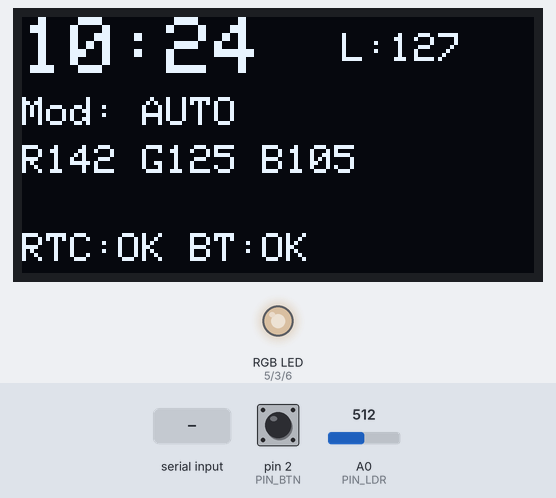
A program run on a simulated Arduino Uno, built with avr-gcc and run on an emulated ATmega328P. Shown: 128×64 one-colour display, an RGB LED mixed from three pins (HIGH = lit). Inputs (shaded band) come from the test bench; at power-on: pin 2 (PIN_BTN) HIGH, A0 (PIN_LDR) = 512. Dim RGB values are drawn brighter than linear; the local clock reads 2024-03-15 10:24:30 at power-on unless the program sets it; what the program prints to the serial monitor is not drawn.

Above: at 2.2 s.
2.3 s: pin 2 (PIN_BTN) pulled LOW for 3.2 s
At 7.2 s:
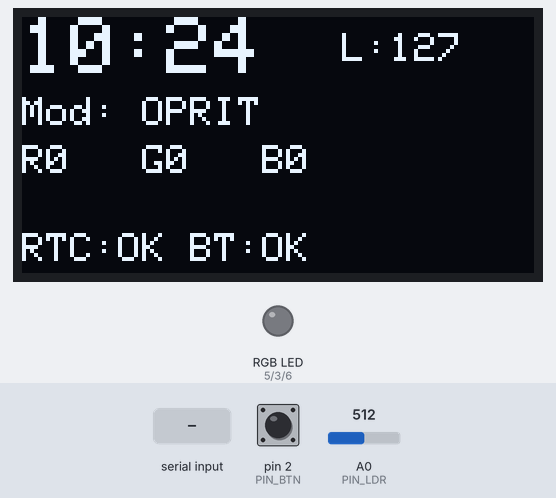
7.5 s: "WARM\n" received over Serial
At 9.0 s:
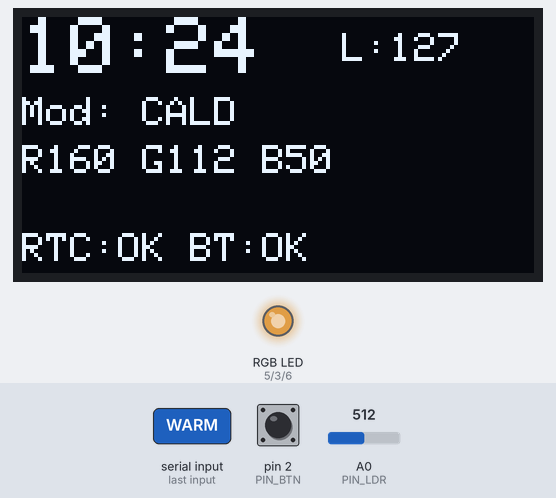
9.5 s: "90 45 200\n" received over Serial
At 10.4 s:
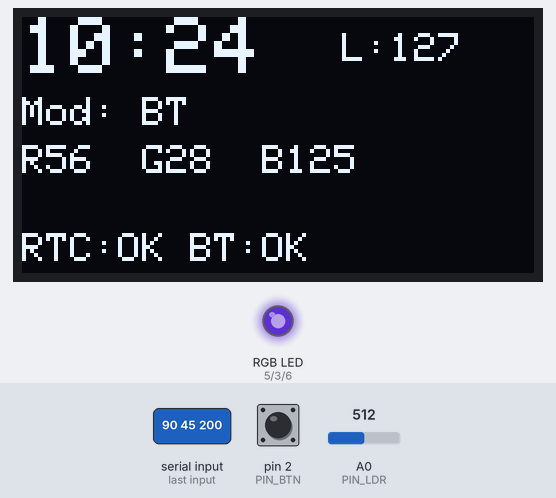
11.5 s: "COOL\n" received over Serial
At 13.2 s:
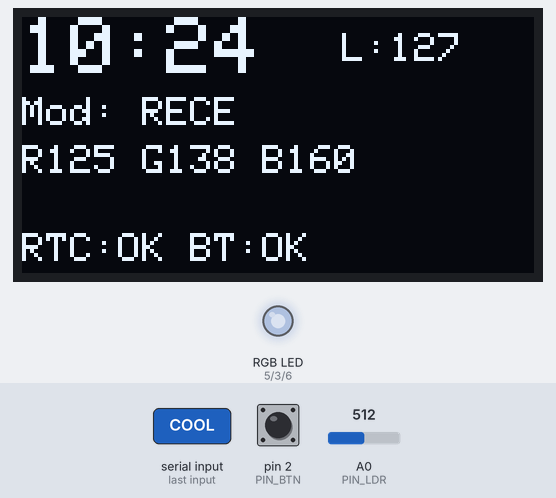
13.5 s: A0 (PIN_LDR) set to 420
At 14.7 s:
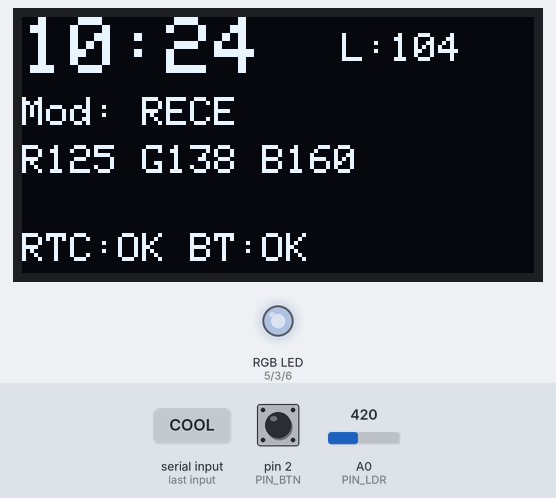
15.5 s: A0 (PIN_LDR) set to 394
At 17.4 s:
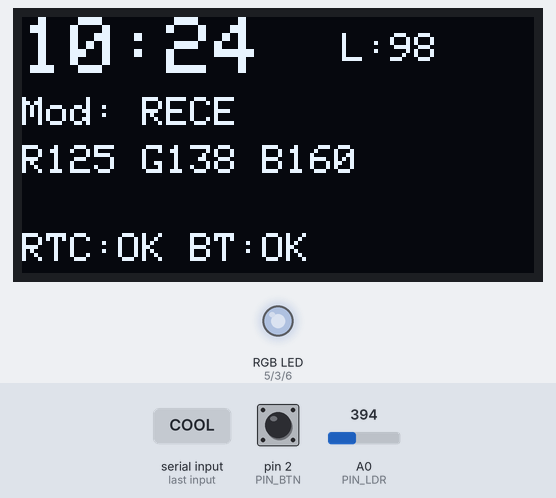
Timing chart, 0 to 18.9 s (numbered marks = the images above; inputs shaded):
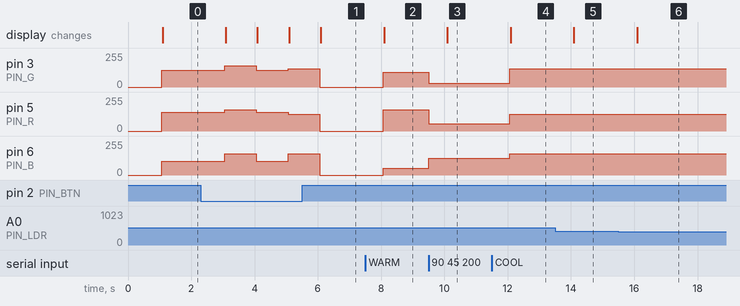

Measured:
- after the input at 2.3 s, pin 3 (PIN_G): 125/255 → 160/255 after 0.76 s, → 125/255 1.0 s later, → 138/255 1.0 s later, → 0/255 1.0 s later; pin 5 (PIN_R): 142/255 → 160/255 after 0.76 s, → 142/255 1.0 s later, → 125/255 1.0 s later, → 0/255 1.0 s later
- after the input at 7.5 s, pin 3 (PIN_G): 0/255 → 112/255 after 0.56 s; pin 5 (PIN_R): 0/255 → 160/255 after 0.56 s; pin 6 (PIN_B): 0/255 → 50/255 after 0.56 s; the display: changes after 0.59 s (image 2)
- after the input at 9.5 s, pin 3 (PIN_G): 112/255 → 28/255 at once; pin 5 (PIN_R): 160/255 → 56/255 at once; pin 6 (PIN_B): 50/255 → 125/255 at once; the display: changes after 0.59 s (image 3)
- after the input at 11.5 s, pin 3 (PIN_G): 28/255 → 138/255 after 0.56 s; pin 5 (PIN_R): 56/255 → 125/255 after 0.56 s; pin 6 (PIN_B): 125/255 → 160/255 after 0.56 s; the display: changes after 0.59 s (image 4)
- after the input at 13.5 s, the display: changes after 0.59 s (image 5)
- after the input at 15.5 s, the display: changes after 0.59 s (image 6)

The program:

main.cpp
```cpp
#include <Arduino.h>
#include <Wire.h>
#include <RTClib.h>
#include <SPI.h>
#include <Adafruit_GFX.h>
#include <Adafruit_SSD1306.h>

// Pini
#define PIN_R   5    // PD5 OC0B Timer0
#define PIN_G   3    // PD3 OC2B Timer2
#define PIN_B   6    // PD6 OC0A Timer0
#define PIN_BTN 2
#define PIN_LDR A0
#define PIN_DC  7
#define PIN_CS  10
#define PIN_RST 4

// Profile de baza pentru interpolare liniara
// t=0: RECE (lumina alba-albastruie, dimineata/zi)
// t=255: CALD (lumina galbena-portocalie, seara/noapte)
#define RECE_R 200
#define RECE_G 220
#define RECE_B 255
#define CALD_R 255
#define CALD_G 180
#define CALD_B  80

// Limita globala de luminozitate: 0-255
#define MAX_BRIGHT 160

// Moduri disponibile:
// AUTO: LDR determina culoarea
// TIME: RTC determina culoarea
// WARM: fix CALD
// COOL: fix RECE
// WHITE: alb pur
// OFF: stins
// BT: culoare primita prin Bluetooth
enum Mode { MODE_AUTO, MODE_WARM, MODE_COOL, MODE_WHITE, MODE_TIME, MODE_OFF, MODE_BT };

uint8_t       modeIdx     = 0;
Mode          currentMode = MODE_AUTO;
bool          rtcOk = false, oledOk = false;
unsigned long lastBtActivity = 0;

uint8_t btR = 255, btG = 200, btB = 100;

// Butonul schimba primele 6 moduri
static const Mode        modeSeq[]   = {MODE_AUTO, MODE_WARM, MODE_COOL, MODE_WHITE, MODE_TIME, MODE_OFF};
static const char* const modeNames[] = {"AUTO", "CALD", "RECE", "ALB", "TIME", "OPRIT", "BT"};

// Configurare PWM pe Timer0 si Timer2
void pwmSetup() {
    TCCR0A |= (1 << COM0A1) | (1 << COM0B1);
    OCR0A = OCR0B = 0;
    DDRD |= (1 << PD6) | (1 << PD5);

    TCCR2A = (1 << COM2B1) | (1 << WGM21) | (1 << WGM20);
    TCCR2B = (1 << CS21);
    OCR2B = 0;
    DDRD |= (1 << PD3);
}

void setRGB(uint8_t r, uint8_t g, uint8_t b) {
    if (r == 0) { TCCR0A &= ~(1 << COM0B1); PORTD &= ~(1 << PD5); }
    else        { TCCR0A |=  (1 << COM0B1); OCR0B = r; }

    if (g == 0) { TCCR2A &= ~(1 << COM2B1); PORTD &= ~(1 << PD3); }
    else        { TCCR2A |=  (1 << COM2B1); OCR2B = g; }

    if (b == 0) { TCCR0A &= ~(1 << COM0A1); PORTD &= ~(1 << PD6); }
    else        { TCCR0A |=  (1 << COM0A1); OCR0A = b; }
}

// Interpolare liniara: returneaza a cand t=0, b cand t=255
uint8_t lerp(uint8_t a, uint8_t b, uint8_t t) {
    return (uint8_t)(a + (int16_t)(b - a) * t / 255);
}

// Scaleaza orice valoare 0-255 la intervalul 0-MAX_BRIGHT
uint8_t cap(uint8_t v) {
    return (uint8_t)((uint16_t)v * MAX_BRIGHT / 255);
}

// Calculeaza factorul de caldura in functie de ora
uint8_t hourWarmth(uint8_t h) {
    if (h >= 22 || h < 6) return 255;
    if (h < 18) return 0;
    return (uint8_t)((uint16_t)(h - 18) * 255 / 4);
}

// Citeste si valideaza un input pe buton
void checkButton() {
    static unsigned long lowSince = 0, lastPress = 0;
    static bool wasLow = false;

    bool isLow = (digitalRead(PIN_BTN) == LOW);
    if (isLow && !wasLow) { lowSince = millis(); wasLow = true; }
    if (!isLow) wasLow = false;

    if (wasLow && millis() - lowSince >= 30 && millis() - lastPress >= 300) {
        lastPress = millis();
        wasLow = false;
        modeIdx = (modeIdx + 1) % 6;
        currentMode = modeSeq[modeIdx];
        Serial.print(F("BTN: ")); Serial.println(modeNames[modeIdx]);
    }
}

uint8_t readLDR() {
    return (uint8_t)map(analogRead(PIN_LDR), 0, 1023, 0, 255);
}

// RTC DS3231
RTC_DS3231 rtc;
void rtcSetup() {
    rtcOk = rtc.begin();
    if (rtcOk && rtc.lostPower())
        rtc.adjust(DateTime(F(__DATE__), F(__TIME__)));
}

// OLED SSD1306 128x64, interfata SPI hardware
Adafruit_SSD1306 display(128, 64, &SPI, PIN_DC, PIN_RST, PIN_CS);
void oledSetup() { oledOk = display.begin(SSD1306_SWITCHCAPVCC); }

void updateOLED(uint8_t r, uint8_t g, uint8_t b, uint8_t ldr, uint8_t h, uint8_t m) {
    if (!oledOk) return;
    display.clearDisplay();
    display.setTextColor(SSD1306_WHITE);

    display.setTextSize(2);
    display.setCursor(0, 0);
    char tbuf[6]; sprintf(tbuf, "%02d:%02d", h, m);
    display.print(tbuf);

    display.setTextSize(1);
    display.setCursor(80, 4);
    display.print("L:"); display.print(ldr);

    display.setCursor(0, 20);
    display.print("Mod: "); display.print(modeNames[modeIdx]);

    display.setCursor(0, 32);
    char rbuf[17]; sprintf(rbuf, "R%-3d G%-3d B%-3d", r, g, b);
    display.print(rbuf);

    display.setCursor(0, 54);
    display.print(rtcOk ? "RTC:OK " : "RTC:-- ");
    display.print((millis() - lastBtActivity < 30000) ? "BT:OK" : "BT:--");

    display.display();
}

// Modul Bluetooth HC-06
static char    btBuf[20];
static uint8_t btIdx = 0;

void parseBT() {
    while (Serial.available()) {
        char c = (char)Serial.read();
        if (c == '\n' || c == '\r') {
            btBuf[btIdx] = '\0';
            btIdx = 0;

            int r, g, b;
            if (sscanf(btBuf, "%d %d %d", &r, &g, &b) == 3) {
                btR = (uint8_t)constrain(r, 0, 255);
                btG = (uint8_t)constrain(g, 0, 255);
                btB = (uint8_t)constrain(b, 0, 255);
                currentMode = MODE_BT;
                modeIdx = 6;
                lastBtActivity = millis();
                Serial.print(F("BT RGB: "));
                Serial.print(btR); Serial.print(' ');
                Serial.print(btG); Serial.print(' ');
                Serial.println(btB);
            } else {
                bool valid = true;
                if      (!strcmp(btBuf, "AUTO"))  { currentMode = MODE_AUTO;  modeIdx = 0; }
                else if (!strcmp(btBuf, "WARM"))  { currentMode = MODE_WARM;  modeIdx = 1; }
                else if (!strcmp(btBuf, "COOL"))  { currentMode = MODE_COOL;  modeIdx = 2; }
                else if (!strcmp(btBuf, "WHITE")) { currentMode = MODE_WHITE; modeIdx = 3; }
                else if (!strcmp(btBuf, "TIME"))  { currentMode = MODE_TIME;  modeIdx = 4; }
                else if (!strcmp(btBuf, "OFF"))   { currentMode = MODE_OFF;   modeIdx = 5; }
                else valid = false;
                if (valid) {
                    lastBtActivity = millis();
                    Serial.print(F("OK: ")); Serial.println(btBuf);
                }
            }
        } else if (btIdx < 19) {
            btBuf[btIdx++] = c;
        }
    }
}

void setup() {
    Serial.begin(9600);
    pwmSetup();
    setRGB(0, 0, 0);
    pinMode(PIN_BTN, INPUT_PULLUP);
    Wire.begin();
    rtcSetup();
    oledSetup();

    if (oledOk) {
        display.clearDisplay();
        display.setTextColor(SSD1306_WHITE);
        display.setTextSize(2);
        display.setCursor(5, 10);
        display.println(F("LAMPA RGB"));
        display.setTextSize(1);
        display.setCursor(20, 40);
        display.println(F("Ready!"));
        display.display();
        delay(1000);
    }
}

void loop() {
    static unsigned long lastTick = 0;
    static uint8_t tick = 0;

    parseBT();
    checkButton();

    if (currentMode == MODE_BT) {
        setRGB(cap(btR), cap(btG), cap(btB));
    }

    if (millis() - lastTick < 1000) return;
    lastTick = millis();
    tick++;

    uint8_t ldr = readLDR();
    uint8_t h = 12, m = 0, s = 0;
    if (rtcOk) {
        DateTime now = rtc.now();
        h = now.hour(); m = now.minute(); s = now.second();
    }

    uint8_t r, g, b;
    switch (currentMode) {
        case MODE_AUTO: {
            uint8_t t = 255 - ldr; // lumina puternica: RECE, intuneric: CALD
            r = lerp(RECE_R, CALD_R, t);
            g = lerp(RECE_G, CALD_G, t);
            b = lerp(RECE_B, CALD_B, t);
            break;
        }
        case MODE_TIME: {
            uint8_t t = hourWarmth(h);
            r = lerp(RECE_R, CALD_R, t);
            g = lerp(RECE_G, CALD_G, t);
            b = lerp(RECE_B, CALD_B, t);
            break;
        }
        case MODE_WARM:  r = CALD_R; g = CALD_G; b = CALD_B; break;
        case MODE_COOL:  r = RECE_R; g = RECE_G; b = RECE_B; break;
        case MODE_WHITE: r = 255;    g = 255;    b = 255;    break;
        case MODE_BT:    r = btR;    g = btG;    b = btB;    break;
        default:         r = 0;      g = 0;      b = 0;      break;
    }

    uint8_t cr = cap(r), cg = cap(g), cb = cap(b);
    setRGB(cr, cg, cb);
    updateOLED(cr, cg, cb, ldr, h, m);

    if (tick % 2 == 0) {
        char buf[52];
        sprintf(buf, "%02d:%02d:%02d | L:%-3d | R:%-3d G:%-3d B:%-3d", h, m, s, ldr, r, g, b);
        Serial.println(buf);
    }
}
```
